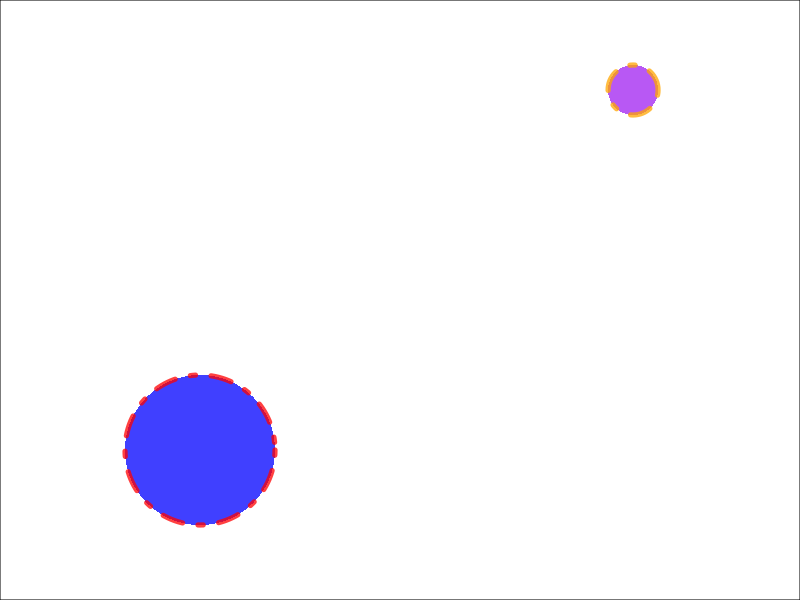
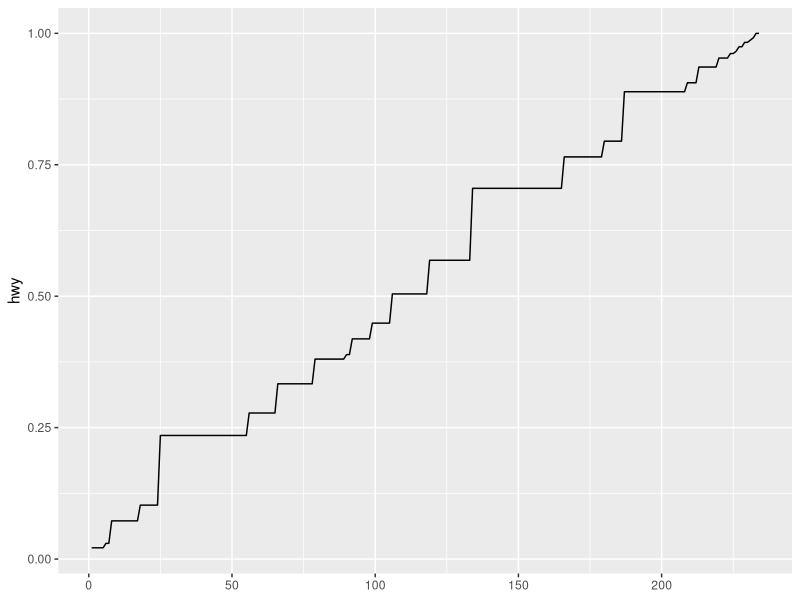
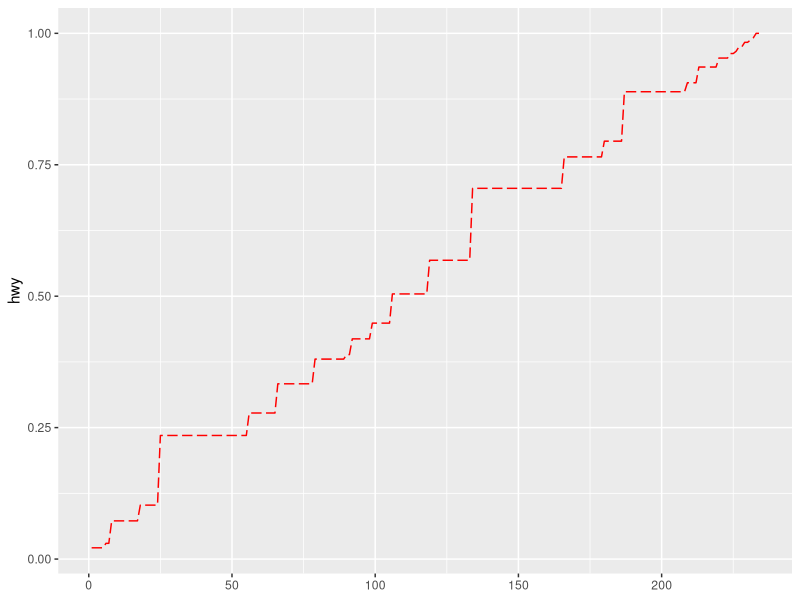
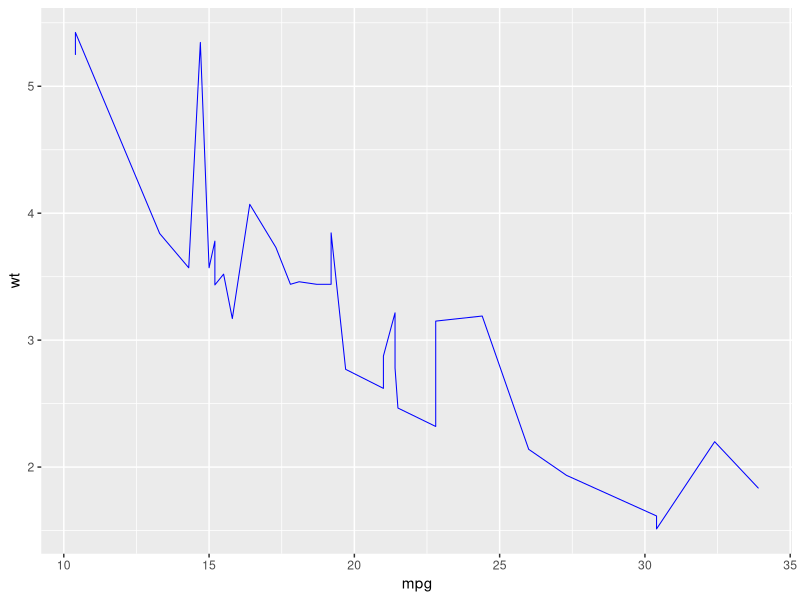
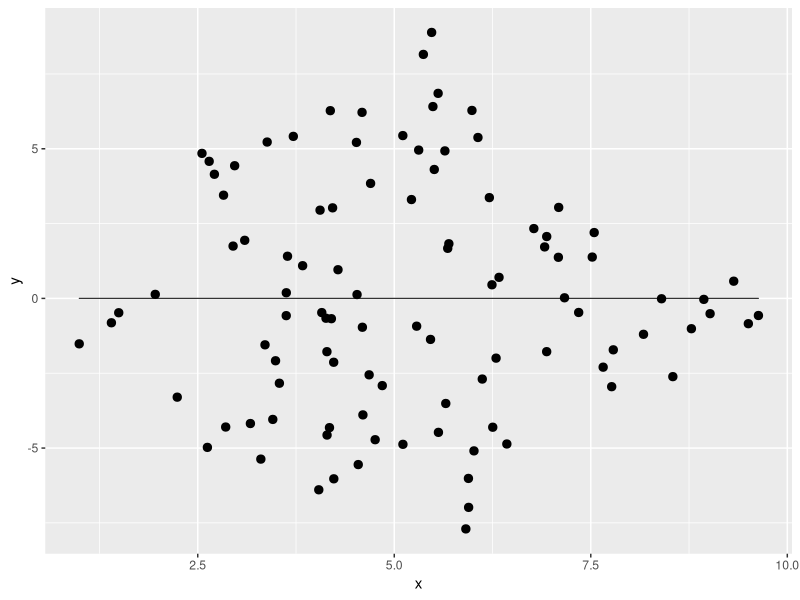
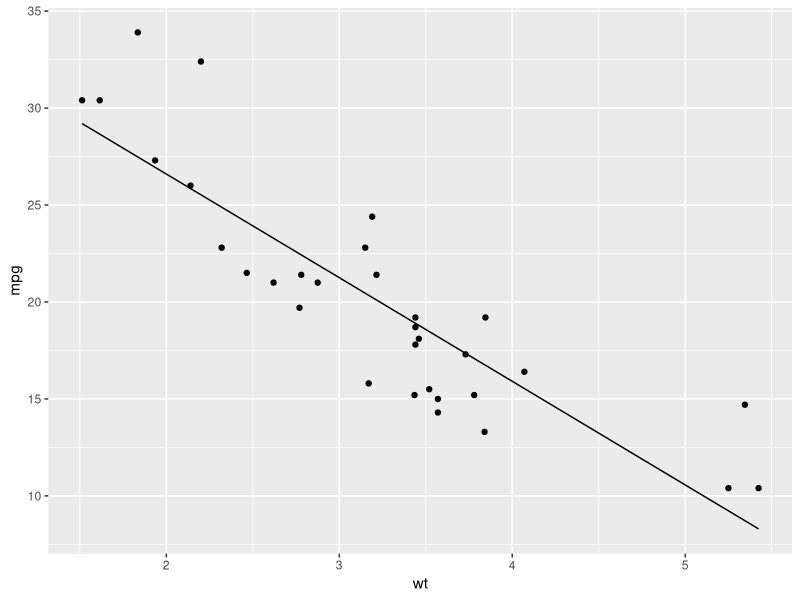
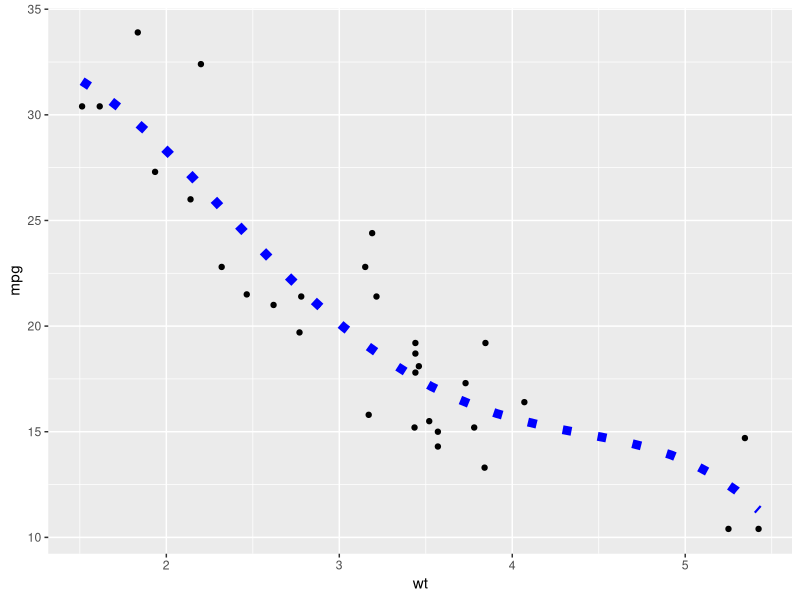

Generate these figures, in order, with R:
## ---- chunk 1
library(ggplot2)
library(grid)
## ---- chunk 2
G <- ggproto("G", # the name of the ggproto object
             NULL, # the inheritance type, typically `Stat` or `Geom`
             z = 1,
             double_z = function(self) {
               self$z <- self$z * 2
             }
    )

G$z
G$double_z()
G$double_z()
G$z
## ---- chunk 3
circle <- circleGrob(x = 0.5, y = 0.5, r = 0.25,
                     gp = gpar(col = "red",   # line color
                               fill = "blue", # fill color
                               alpha = 0.75,  # transparency
                               lty = 4,       # line type
                               lwd = 5        # line width
                               )
                     )      

grid.draw(circle)

## ---- chunk 4
grid.draw(rectGrob())

circ_vp <- viewport(x = 0, y = 0, 
                    width = 0.5, height = 0.5,
                    just = c("left", "bottom"))

pushViewport(circ_vp)

#add previous circle to viewport circ_vp
grid.draw(circle)

popViewport()

#create a new viewport
circ_vp2 <- viewport(x = 0.5, y = 0.5,
                    width = 0.5, height = 0.5,
                    just = c("center", "center"))

pushViewport(circ_vp2)

#create a new circle
circle2 <- circleGrob(x = unit(11, "cm"), y = unit(1.2, "native"), r = unit(.25, "inches"),
                     gp = gpar(col = "orange",   # line color
                               fill = "purple", # fill color
                               alpha = 0.75,  # transparency
                               lty = 4,       # line type
                               lwd = 5        # line width
                               )
                     )
#add new circle to circ_vp2
grid.draw(circle2)


## ---- chunk 5
StatPercentile <- ggproto("StatPercentile", Stat,
                          
  compute_group = function(data, scales) {
    data <- data.frame(y = data$y)
    new_data <- data.frame(y = apply(data, 2, function(x) ecdf(x)(sort(x))))
    new_data$x <- 1:nrow(new_data)
    new_data
  },
  
  required_aes = c("y")
  
)

stat_percentile <- function(mapping = NULL, data = NULL, geom = "line",
                       position = "identity", na.rm = FALSE, show.legend = NA, 
                       inherit.aes = TRUE) {
  layer(
    stat = StatPercentile, data = data, mapping = mapping, geom = geom, 
    position = position, show.legend = show.legend, inherit.aes = inherit.aes,
    params = list(na.rm = na.rm)
  )
}

ggplot(mpg, aes(y = hwy)) +
  stat_percentile()
## ---- chunk 6
StatPercentile <- ggproto("StatPercentile", Stat,
                          
  compute_group = function(data, scales) {
    data <- data.frame(y = data$y)
    new_data <- data.frame(y = apply(data, 2, function(x) ecdf(x)(sort(x))))
    new_data$x <- 1:nrow(new_data)
    new_data
  },
  
  required_aes = c("y")
  
)

stat_percentile <- function(mapping = NULL, data = NULL, geom = "line",
                       position = "identity", na.rm = FALSE, show.legend = NA, 
                       inherit.aes = TRUE, ...) {
  layer(
    stat = StatPercentile, data = data, mapping = mapping, geom = geom, 
    position = position, show.legend = show.legend, inherit.aes = inherit.aes,
    params = list(na.rm = na.rm, ...)
  )
}

ggplot(mpg, aes(y = hwy)) +
  stat_percentile(color = "red", linetype = "longdash")
## ---- chunk 7
GeomSimpleLine <- ggproto("GeomSimpleLine", Geom,
  required_aes = c("x", "y"),
  default_aes = aes(shape = 19, colour = "black"),
  draw_key = draw_key_path,

  draw_panel = function(data, panel_params, coord) {
    
    data <- dplyr::arrange(data, x)
    
    coords <- coord$transform(data, panel_params)
    grid::linesGrob(
      x = unit(coords$x, "npc"), 
      y = unit(coords$y, "npc"),
      gp = grid::gpar(col = coords$colour)
    )
  }
)

geom_simple_line <- function(mapping = NULL, data = NULL, stat = "identity",
                              position = "identity", na.rm = FALSE, show.legend = NA, 
                              inherit.aes = TRUE, ...) {
  layer(
    geom = GeomSimpleLine, mapping = mapping,  data = data, stat = stat, 
    position = position, show.legend = show.legend, inherit.aes = inherit.aes,
    params = list(na.rm = na.rm, ...)
  )
}

ggplot(mtcars, aes(mpg, wt)) +
  geom_simple_line(color="blue")
## ---- chunk 8
StatDifference <- ggproto("StatDifference", Stat,
  compute_group = function(data, scales) {
    method1 <- (data$x + data$y)/2
    method2 <- data$x - data$y
    new_data <- data.frame(x = method1,
                           y = method2)
    new_data
  },
  
  required_aes = c("x", "y")
)
## ---- chunk 9
GeomSimpleDifference <- ggproto("GeomSimpleDifference", Geom,
  required_aes = c("x", "y"),
  default_aes = aes(shape = 20, color = "black"),
  draw_key = draw_key_point,
  
  draw_panel = function(data, panel_params, coord) {
    coords <- coord$transform(data, panel_params)
    gList(grid::pointsGrob(
      coords$x, coords$y,
      pch = coords$shape,
      gp = grid::gpar(col = coords$colour)
    ),
    grid::linesGrob(
      coords$x, mean(coords$y),
      gp = grid::gpar(col = coords$colour)
    ))
  }
  
)

geom_simple_diff <- function(mapping = NULL, data = NULL, stat = "difference",
                              position = "identity", na.rm = FALSE, show.legend = NA, 
                              inherit.aes = TRUE) {
  layer(
    geom = GeomSimpleDifference, mapping = mapping,  data = data, stat = stat, 
    position = position, show.legend = show.legend, inherit.aes = inherit.aes,
    params = list(na.rm = na.rm)
  )
}
## ---- chunk 10
set.seed(1)
data <- data.frame(x = runif(100, 0, 10),
                   y = runif(100, 0, 10))


ggplot(data, aes(x, y)) +
  geom_simple_diff()
## ---- chunk 11
StatLm <- ggproto("StatLm", Stat,
                          
  compute_group = function(data, scales) {
    rng <- range(data$x, na.rm = TRUE)
    new_data <- data.frame(x = seq(rng[1], rng[2], length.out = nrow(data)))
    
    model <- lm(y ~ x, data = data)
    
    new_data$y <- predict(model, newdata = data.frame(x = new_data$x))
    new_data
  },
  
  required_aes = c("x", "y")
  
)

stat_lm <- function(mapping = NULL, data = NULL, geom = "line",
                       position = "identity", na.rm = FALSE, show.legend = NA, 
                       inherit.aes = TRUE) {
  layer(
    stat = StatLm, data = data, mapping = mapping, geom = geom, 
    position = position, show.legend = show.legend, inherit.aes = inherit.aes,
    params = list(na.rm = na.rm)
  )
}
## ---- chunk 12
ggplot(mtcars, aes(x = wt, y = mpg)) +
  geom_point() +
  stat_lm()
## ---- chunk 13
StatLm <- ggproto("StatLm", Stat,
                          
  compute_group = function(data, scales, formula = y ~ x) {
    rng <- range(data$x, na.rm = TRUE)
    new_data <- data.frame(x = seq(rng[1], rng[2], length.out = nrow(data)))
    
    model <- lm(formula, data = data)
    
    new_data$y <- predict(model, newdata = data.frame(x = new_data$x))
    new_data
  },
  
  required_aes = c("x", "y")
  
)

stat_lm <- function(mapping = NULL, data = NULL, geom = "line",
                       position = "identity", na.rm = FALSE, show.legend = NA, 
                       inherit.aes = TRUE, ...) {
  layer(
    stat = StatLm, data = data, mapping = mapping, geom = geom, 
    position = position, show.legend = show.legend, inherit.aes = inherit.aes,
    params = list(na.rm = na.rm, ...)
  )
}
## ---- chunk 14
ggplot(mtcars, aes(x = wt, y = mpg)) +
  geom_point() +
  stat_lm(formula = y ~ poly(x, 4), color = "blue", linetype = "dotted", size = 3)
